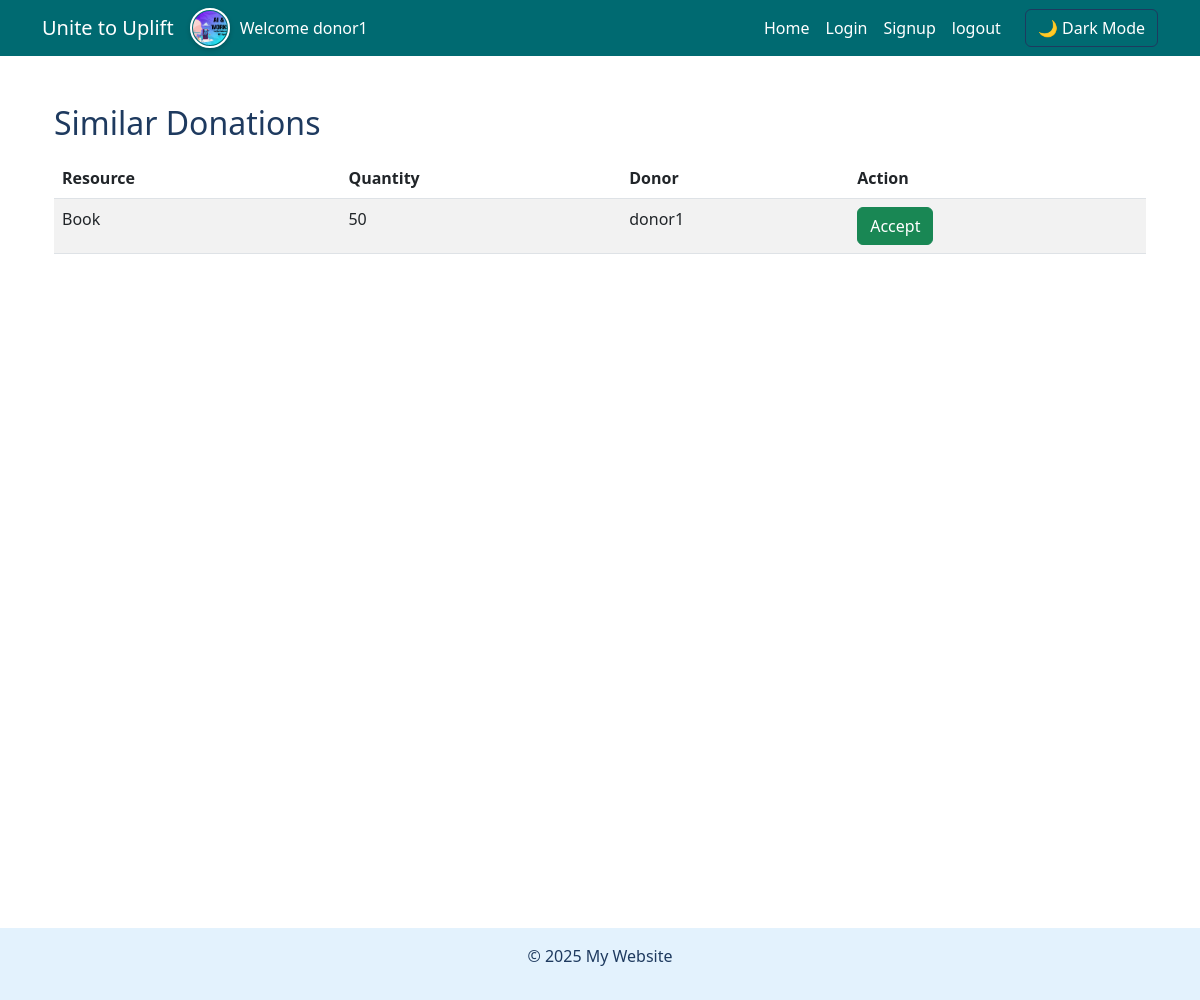
The page /donations/similar-donations/6 (signed in) on the database its author committed.
### auth_app/models.py (models this page shows, shortened)
class CustomUser(AbstractUser):
    user_type = models.ForeignKey(UserTypes,on_delete=models.CASCADE,related_name="user_type",default=3)
    phone_number = models.CharField(max_length=15, blank=True, null=True)
    profile_picture = models.ImageField(upload_to='profile_pics/', blank=True, null=True)
    is_verified = models.BooleanField(default=True)

### donations/models.py (models this page shows)
class Donations(models.Model):
    rid = models.AutoField(primary_key=True)
    name = models.CharField(max_length=100)
    description = models.TextField()
    resource = models.ForeignKey('Organization.Resource',on_delete=models.CASCADE,related_name="request_donor")
    quantity = models.IntegerField(blank=False)
    created_by = models.ForeignKey('auth_app.CustomUser',on_delete=models.CASCADE,related_name="created_by_user")
    donated_to = models.ForeignKey('Organization.RequestResource',on_delete=models.CASCADE, related_name="donated_to_request",blank=True,null=True)
    active = models.BooleanField(default=True)
    def __str__(self):
        return f"{self.name}({self.rid})"

### Organization/models.py (models this page shows)
class Resource(models.Model):
    rid = models.AutoField(primary_key=True)
    name = models.CharField(max_length=100)
    def __str__(self):
        return self.name

### donations/views.py (the view)
# urls.py: path('similar-donations/<int:id>',similar_donation,name="similar_donations"),
@login_required
def similar_donation(request,id):
    req = RequestResource.objects.filter(rid = id).first()
    donation_similar_resource = Donations.objects.filter(resource = req.resource,active=True).exclude(donated_to__isnull=False)
    print(donation_similar_resource)
    return render(request,'donations/see_similar_request.html',{
        'donation':donation_similar_resource
    })

### templates/donations/see_similar_request.html (shortened to what this page needs)
{% extends 'base.html' %}
{% block content %}
<div class="container mt-4">
    <h2 class="mb-3">Similar Donations</h2>
    {% if donation %}
        <table class="table table-striped">
            <thead>
                <tr>
                    <th>Resource</th>
                    <th>Quantity</th>
                    <th>Donor</th>
                    <th>Action</th>
                </tr>
            </thead>
            <tbody>
                {% for d in donation %}
                    <tr>
                        <td>{{ d.resource }}</td>
                        <td>{{ d.quantity }}</td>
                        <td>{{ d.created_by.username }}</td>
                        <td>
                            {% if d.rid %}
                                <form action="{% url 'accept_donation' d.rid %}" method="post">
                                    <button type="submit" class="btn btn-success">Accept</button>
                                </form>
                            {% else %}
                                <p>No donation ID available</p>
                            {% endif %}
                        </td>
                    </tr>
                {% endfor %}
            </tbody>
        </table>
    {% else %}
        <p>No similar donations found.</p>
    {% endif %}
</div>
{% endblock %}

### templates/base.html (shortened to what this page needs)
{% load static %}
<!DOCTYPE html>
<html lang="en">
<head>
    <link href="https://cdn.jsdelivr.net/npm/bootstrap@5.3.0/dist/css/bootstrap.min.css" rel="stylesheet">
    <link rel="stylesheet" href="{% static 'css/base.css' %}">
</head>
<body class="light-mode">
    <nav class="navbar navbar-expand-lg navbar-dark bg-dark" id="navbar">
        <div class="container">
            <a class="navbar-brand" href="{% url 'home' %}">Unite to Uplift</a>
            {% if user %}
            {% if user.profile_picture and user.profile_picture.url %}
                <img src="{{ user.profile_picture.url }}" class="navbar-profile"/>
            {% endif %}
            <a class="nav-link text-center" href="{% url 'edit_profile' %}">Welcome {{ user.username }}</a>
            {% endif %}
            <div class="collapse navbar-collapse" id="navbarNav">
                <ul class="navbar-nav ms-auto">
                    <li class="nav-item"><a class="nav-link" href="{% url 'home' %}">Home</a></li>
                    <li class="nav-item"><a class="nav-link" href="{% url 'auth_login' %}">Login</a></li>
                    <li class="nav-item" >
                        <button class=" nav-link" data-bs-toggle="modal" data-bs-target="#signupModal">
                            Signup
                        </button>
                    </li>
                    <li class="nav-item"><a class="nav-link" href="{% url 'logout' %}">logout</a></li>
                </ul>
                <button class="btn btn-outline-light ms-3" id="theme-toggle">
                    🌙 Dark Mode
                </button>
            </div>
        </div>
    </nav>
    <div class="container container-height mt-4">
        {% block content %}{% endblock %}
    </div>
    <div class="position-fixed bottom-0 end-0 p-3" style="z-index: 1050">
    </div>
    <footer class="text-center mt-5 py-3 bg-light text-dark position-relative" id="footer">
        <p>&copy; 2025 My Website</p>
    </footer>
</body>
</html>

### static/css/base.css (style rules this page uses)
.light-mode { background-color: #FFFFFF; color: #1E3A5F; }
.light-mode .navbar { background-color: #006A71 !important; color: #1E3A5F; }
.light-mode footer { background-color: #E3F2FD !important; color: #1E3A5F !important; }
.container-height { min-height: 100vh; height: auto; display: flex; flex-direction: column; justify-content: start; align-items: center; }
.light-mode .navbar .nav-link { color: #fff !important; }
.light-mode .btn-outline-light { color: #fff !important; border-color: #1E3A5F !important; }
.light-mode .navbar-brand { color: #fff !important; }
* { scrollbar-width: thin; scrollbar-color: #888 #f1f1f1; }
body { -ms-overflow-style: scrollbar; }
.navbar-profile { width: 40px; height: 40px; border-radius: 50%; padding: 1px; margin-right: 10px; object-fit: cover; border: 2px solid #fff; box-shadow: 0px 2px 5px rgba(0, 0, 0, 0.2); }

### rows shown on the page
Donations: resource "Book", quantity "50", created_by.username "donor1", shows "Accept"

### other values the page prints
{{ user.username }} "donor1"
